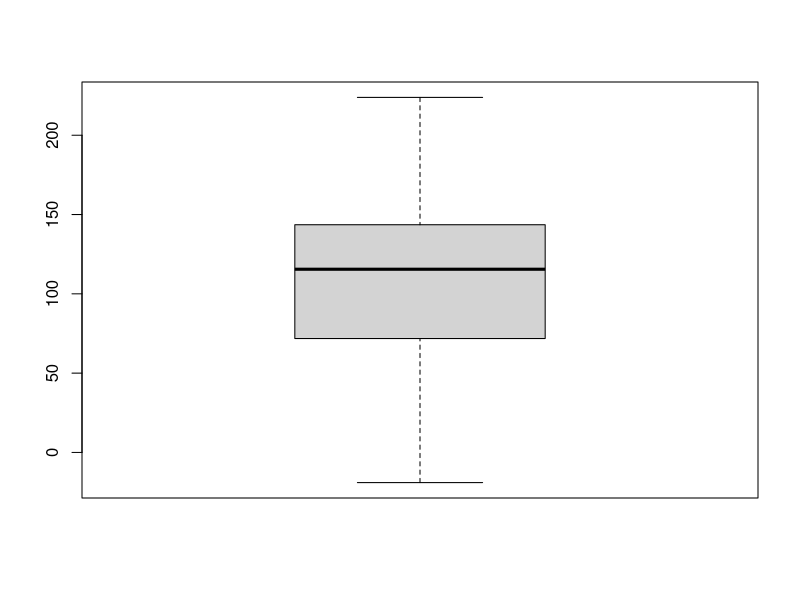
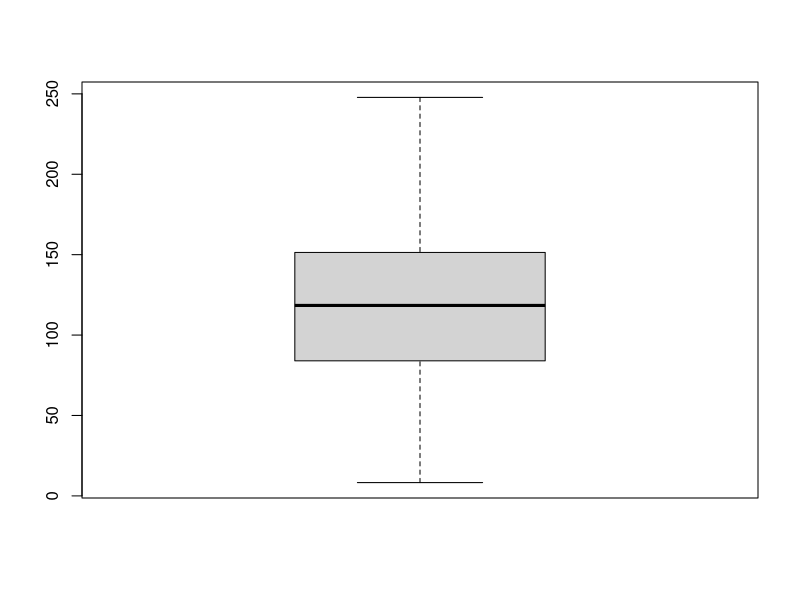

R code for these plots, in order:
set.seed(12345)


#read.csv("CI_mean.csv")    #we would use this to read a file
                            # (if we had one)
                            #but we will use simulated data

sample_size1 = 120          #number of data points to simulate - sample 1
sample_size2 = 100          #number of data points - sample 2

population_mean1 = 100      #population mean for simulated sample 1
population_mean2 = 115      #population mean for simulated sample 2

population_std = 50         #common population standard deviation

s1 = rnorm(sample_size1,population_mean1,population_std)   #generate the data
s2 = rnorm(sample_size2,population_mean2,population_std)

boxplot(s1)                  #show a boxplot of the simulated data

boxplot(s2)


t.test(s1,y=s2,conf.level = 0.95)   #compute a 95% confidence interval

